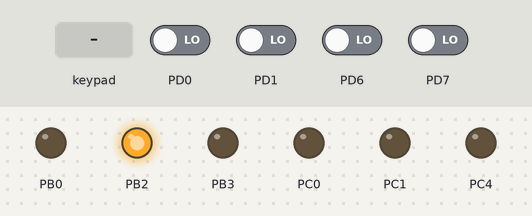
The program below on a simulated ATmega32, built with avr-gcc and emulated at 16 MHz. Parts: output pins drawn as LEDs (lit = HIGH). Wiring (inferred from the names in the program): 4×4 keypad with keys 7 8 9 / 4 5 6 * 1 2 3 - C 0 = +: rows PB4, PB5, PB6, PB7; columns PD2, PD3, PD4, PD5. The inputs (shaded band) are chosen by the test bench; at power-on: PD0, PD1, PD6, PD7 LOW. Pins used as bus, display or sensor lines are not drawn.

Above: at 1.2 s.
1.3 s: keypad keys 5 1 1 2 0 pressed 0.4 s apart
At 4.0 s:
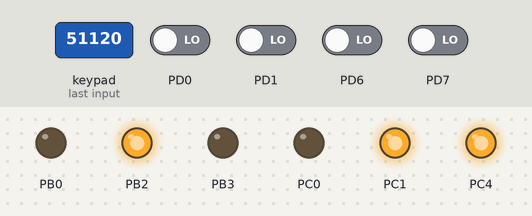
Timing chart, 0 to 5.5 s (numbered marks = the images above; inputs shaded):
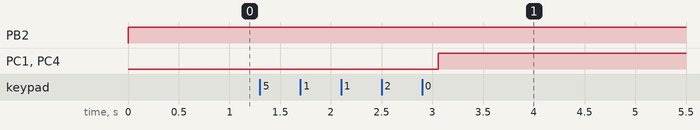

The program:

main.c
```c
#include"../5-LIB/TYPEDEF.h"
#include"../1-MCAL/DIO/DIO_interface.h"
#include"../2-HAL/LCD/LCD_Interface.h"
#include"../2-HAL/Keybad/Keybad_Interface.h"
#include<util/delay.h>
#define F_CPU 16000000UL

/* Set your own password */
#define PasswordLength      5
#define Password          "51120"

int main(void){
	DIO_enu_Init();
	LCD_enu_Init();
	u8 savedPass[] = Password , pass[PasswordLength], Index=0, checkCounter = 0;
	u8 flag = 0;
	LCD_enu_SendString("Hello, User :)");
	_delay_ms(20);
	LCD_enu_Clear();
	LCD_enu_SendString("Enter Password:");
	LCD_enu_SetCursor(1, 0);
	DIO_enu_SetPinValue(DIO_U8_PORTC, DIO_U8_PIN5, DIO_U8_HIGH);
	_delay_ms(60);
	DIO_enu_SetPinValue(DIO_U8_PORTC, DIO_U8_PIN5, DIO_U8_LOW);
	while(1){
		u8 key=0;
		Keypad_enu_getKey(&key);
		if(key != KEYPAD_U8_NO_KEY_PRESSED){
			LCD_enu_SendChar('*');
			//Turn on Buzzer While Entering password
			DIO_enu_SetPinValue(DIO_U8_PORTC, DIO_U8_PIN5, DIO_U8_HIGH);
				_delay_ms(1);
			DIO_enu_SetPinValue(DIO_U8_PORTC, DIO_U8_PIN5, DIO_U8_LOW);
			pass[Index] = key;
			Index++;
			checkCounter++;
		}
		if(checkCounter == PasswordLength){
			for(int j =0 ;j<PasswordLength ; j++){
				if(pass[j] != savedPass[j]){
					flag = 1;
					break;
				}
			}
			if (flag){
				Index =0;
				checkCounter =0;
				flag = 0;
				LCD_enu_Clear();
				LCD_enu_SendString("Wrong Password");
				//Turn on Red Led
				DIO_enu_SetPinValue(DIO_U8_PORTC, DIO_U8_PIN0, DIO_U8_HIGH);
				_delay_ms(20);
				LCD_enu_Clear();
				LCD_enu_SendString("Enter Password:");
				LCD_enu_SetCursor(1, 0);

			}else{
				LCD_enu_Clear();
				LCD_enu_SendString("Welcome :)");
				LCD_enu_SetCursor(1, 0);
				LCD_enu_SendString("Have a nice day");
				//Turn on Green Led and Toggle Relay
				DIO_enu_SetPinValue(DIO_U8_PORTC, DIO_U8_PIN0, DIO_U8_LOW);
				DIO_enu_SetPinValue(DIO_U8_PORTC, DIO_U8_PIN1, DIO_U8_HIGH);
				DIO_enu_SetPinValue(DIO_U8_PORTC, DIO_U8_PIN4, DIO_U8_HIGH);
				_delay_ms(100);
			}
		}

	}
	return 0;
}
```

ERROR_STATE.h
```c
#ifndef ERROR_STATE_H
#define ERROR_STATE_H

typedef enum {
        SATE_NOT_OK ,
        SATE_OK
}ES_t;


#endif
```

TYPEDEF.h
```c
#ifndef  TYPEDEF_H
#define  TYPEDEF_H

typedef unsigned char       u8 ;
typedef unsigned short int  u16;
typedef unsigned long int   u32;

typedef signed char         s8;
typedef signed short int    s16;
typedef signed long int   	s32;

typedef float               f32;
typedef double              f64;

#define NULL               ((void *)0)

#endif
```

Keybad_Config.h
```c
/****************************************************************************/
/************* Name    :   Mahmoud Samy *************************************/
/************* Date    :   2023-07-06   *************************************/
/************* SWC     :   Keypad       *************************************/
/************* Version :   1.0          *************************************/
/****************************************************************************/
#ifndef KEYPAD_CONFIG_H
#define KEYPAD_CONFIG_H

/*Options for Ports: 1- DIO_U8_PORTA
                     2- DIO_U8_PORTB
                     3- DIO_U8_PORTC
                     4- DIO_U8_PORTD
*/

/*Options For Pins:  1- DIO_U8_PIN0
                     2- DIO_U8_PIN1
                     3- DIO_U8_PIN2
                     4- DIO_U8_PIN3
                     5- DIO_U8_PIN4
                     6- DIO_U8_PIN5
                     7- DIO_U8_PIN6
                     8- DIO_U8_PIN7
*/
/*********** Configure Your Keys *************/
#define KEYPAD_KEYS                     {{'7','8','9','/'},\
                                         {'4','5','6','*'},\
                                         {'1','2','3','-'},\
                                         {'C','0','=','+'}}
/*********** Configure Rows Port and Pins *************/
#define KEYPAD_U8_ROWS_PORT             DIO_U8_PORTB
#define KEYPAD_U8_ROW1_PIN              DIO_U8_PIN4
#define KEYPAD_U8_ROW2_PIN              DIO_U8_PIN5
#define KEYPAD_U8_ROW3_PIN              DIO_U8_PIN6
#define KEYPAD_U8_ROW4_PIN              DIO_U8_PIN7
/*********** Configure Columns Port and Pins *************/
#define KEYPAD_U8_COLUMNS_PORT          DIO_U8_PORTD
#define KEYPAD_U8_COLUMN1_PIN           DIO_U8_PIN2
#define KEYPAD_U8_COLUMN2_PIN           DIO_U8_PIN3
#define KEYPAD_U8_COLUMN3_PIN           DIO_U8_PIN4
#define KEYPAD_U8_COLUMN4_PIN           DIO_U8_PIN5


#endif
```

LCD_Config.h
```c
/****************************************************************************/
/************* Name    :   Mahmoud Samy *************************************/
/************* Date    :   2023-05-03   *************************************/
/************* SWC     :   LCD          *************************************/
/************* Version :   1.0          *************************************/
/****************************************************************************/
#ifndef LCD_CONFIG_H
#define LCD_CONFIG_H

/*Options for Ports: 1- DIO_U8_PORTA
                     2- DIO_U8_PORTB
                     3- DIO_U8_PORTC
                     4- DIO_U8_PORTD */


/*Options For Pins:  1- DIO_U8_PIN0
                     2- DIO_U8_PIN1
                     3- DIO_U8_PIN2
                     4- DIO_U8_PIN3
                     5- DIO_U8_PIN4
                     6- DIO_U8_PIN5
                     7- DIO_U8_PIN6
                     8- DIO_U8_PIN7 */

/*Options for Mode: 1- LCD_U8_MODE_8BIT
                    2- LCD_U8_MODE_4BIT */

#define LCD_U8_MODE             LCD_U8_MODE_4BIT
/**********************Control Port & Pins****************************/
#define LCD_U8_RS_PORT          DIO_U8_PORTA
#define LCD_U8_RW_PORT          DIO_U8_PORTA
#define LCD_U8_E_PORT           DIO_U8_PORTA
#define LCD_U8_RS_PIN           DIO_U8_PIN1
#define LCD_U8_RW_PIN           DIO_U8_PIN0
#define LCD_U8_E_PIN            DIO_U8_PIN2
/**********************Data Port & Pins****************************/
#define LCD_U8_DATA_PORT        DIO_U8_PORTA
#define D7						DIO_U8_PIN6
#define D6						DIO_U8_PIN5
#define D5						DIO_U8_PIN4
#define D4						DIO_U8_PIN3
#define D3						DIO_U8_PIN7
#define D2						DIO_U8_PIN7
#define D1						DIO_U8_PIN7
#define D0						DIO_U8_PIN7


#endif
```

Keybad_Interface.h
```c
/****************************************************************************/
/************* Name    :   Mahmoud Samy *************************************/
/************* Date    :   2023-07-06   *************************************/
/************* SWC     :   Keypad       *************************************/
/************* Version :   1.0          *************************************/
/****************************************************************************/
#ifndef KEYPAD_INTERFACE_H
#define KEYPAD_INTERFACE_H
#include"../../5-LIB/TYPEDEF.h"
#include"../../5-LIB/ERROR_STATE.h"


#define KEYPAD_U8_NO_KEY_PRESSED      0xff


ES_t Keypad_enu_getKey(u8 * Copy_pu8_ReturnedKey);


#endif
```

Keybad_Program.c
```c
/****************************************************************************/
/************* Name    :   Mahmoud Samy *************************************/
/************* Date    :   2023-07-06   *************************************/
/************* SWC     :   Keypad       *************************************/
/************* Version :   1.0          *************************************/
/****************************************************************************/
/*LIB*/
#include"../../5-LIB/ERROR_STATE.h"
#include"../../5-LIB/BIT_MATH.h"
#include"../../5-LIB/TYPEDEF.h"
#define F_CPU 16000000UL
#include<util/delay.h>
/*MCAL*/
#include"../../1-MCAL/DIO/DIO_interface.h"
/*HAL*/
#include"Keybad_Private.h"
#include"Keybad_Config.h"

const u8 Keypad_Au8_Keys[4][4]  = KEYPAD_KEYS;
const u8 Keypad_Au8_RowsPins[4] = {KEYPAD_U8_ROW1_PIN,KEYPAD_U8_ROW2_PIN,KEYPAD_U8_ROW3_PIN,KEYPAD_U8_ROW4_PIN};
const u8 Keypad_Au8_ColsPins[4] = {KEYPAD_U8_COLUMN1_PIN,KEYPAD_U8_COLUMN2_PIN,KEYPAD_U8_COLUMN3_PIN,KEYPAD_U8_COLUMN4_PIN};

ES_t Keypad_enu_getKey(u8 *Copy_pu8_ReturnedKey)
{
    u8 Local_u8_errorState = SATE_OK,Local_u8_rowsCounter, Local_u8_colsCounter, Local_u8_ReturnedState=0 ,Local_u8_Flag = 0;
    if (Copy_pu8_ReturnedKey != NULL)
    {
    	*Copy_pu8_ReturnedKey = NO_KEY_PRESSED;
        /*Activate Each Row*/
        for (Local_u8_rowsCounter = 0; Local_u8_rowsCounter < 4; Local_u8_rowsCounter++)
        {
            DIO_enu_SetPinValue(KEYPAD_U8_ROWS_PORT, Keypad_Au8_RowsPins[Local_u8_rowsCounter], DIO_U8_LOW);
            /*Check Which Input Pin Has Zero*/
            for (Local_u8_colsCounter = 0; Local_u8_colsCounter < 4; Local_u8_colsCounter++)
            {
                DIO_enu_GetPinValue(KEYPAD_U8_COLUMNS_PORT, Keypad_Au8_ColsPins[Local_u8_colsCounter], &Local_u8_ReturnedState);
                if (!Local_u8_ReturnedState) // Switch is Pressed
                {
                	// Bouncing Handling
                	_delay_ms(20);
                    DIO_enu_GetPinValue(KEYPAD_U8_COLUMNS_PORT, Keypad_Au8_ColsPins[Local_u8_colsCounter], &Local_u8_ReturnedState);
                    // Check if pin still low
                    while (!Local_u8_ReturnedState)
                    {
                        DIO_enu_GetPinValue(KEYPAD_U8_COLUMNS_PORT, Keypad_Au8_ColsPins[Local_u8_colsCounter], &Local_u8_ReturnedState);
                    }
                    *Copy_pu8_ReturnedKey = Keypad_Au8_Keys[Local_u8_rowsCounter][Local_u8_colsCounter];
                    Local_u8_Flag = 1;
                    break;
                }
            }
            //Deactivate the current Row
            DIO_enu_SetPinValue(KEYPAD_U8_ROWS_PORT, Keypad_Au8_RowsPins[Local_u8_rowsCounter], DIO_U8_HIGH);
            if(Local_u8_Flag)
            {
                break;
            }
        }
    }
    else
    {
        Local_u8_errorState = SATE_NOT_OK;
    }
    return Local_u8_errorState;
}
//	/*Configure Rows And Columns Pins*/
//	for(u8 Local_u8_iterator=0;Local_u8_iterator<4;Local_u8_iterator++){
//		DIO_enu_SetPinDirection(KEYPAD_U8_ROWS_PORT, Keypad_Au8_RowsPins[Local_u8_iterator], DIO_U8_OUTPUT);
//		DIO_enu_SetPinValue(KEYPAD_U8_ROWS_PORT, Keypad_Au8_RowsPins[Local_u8_iterator], DIO_U8_HIGH);
//		DIO_enu_SetPinDirection(KEYPAD_U8_COLUMNS_PORT, Keypad_Au8_ColsPins[Local_u8_iterator], DIO_U8_INPUT);
//		DIO_enu_SetPinValue(KEYPAD_U8_COLUMNS_PORT, Keypad_Au8_ColsPins[Local_u8_iterator], DIO_U8_HIGH);
//	}
```

LCD_Interface.h
```c
/****************************************************************************/
/************* Name    :   Mahmoud Samy *************************************/
/************* Date    :   2023-05-03   *************************************/
/************* SWC     :   LCD          *************************************/
/************* Version :   1.0          *************************************/
/****************************************************************************/
#ifndef LCD_INTERFACE_H
#define LCD_INTERFACE_H
#include"../../5-LIB/TYPEDEF.h"
#include"../../5-LIB/ERROR_STATE.h"

#define LCD_U8_CHAR0                          0
#define LCD_U8_CHAR1                          1
#define LCD_U8_CHAR2                          2
#define LCD_U8_CHAR3                          3
#define LCD_U8_CHAR4                          4
#define LCD_U8_CHAR5                          5
#define LCD_U8_CHAR6                          6
#define LCD_U8_CHAR7                          7

ES_t LCD_enu_Init(void);

ES_t LCD_enu_SendCmnd(u8 Copy_u8_Cmdn);

ES_t LCD_enu_SendChar(u8 Copy_u8_Char);

ES_t LCD_enu_SendString(u8 * Copy_pu8_String);

ES_t LCD_enu_SendNum(u32 Copy_u32_Num);

ES_t LCD_enu_SetCursor(u8 Copy_u8_LineNum,u8 Copy_u8_Location);

ES_t LCD_enu_Clear(void);

ES_t LCD_enu_CreateCustomChar(u8 Copy_u8_Location,u8 * Copy_pu8_CharArray);


#endif
```

DIO_config.h
```c
/****************************************************************************/
/************* Name    :   Mahmoud Samy *************************************/
/************* Date    :   2023-04-27   *************************************/
/************* SWC     :   DIO          *************************************/
/************* Version :   1.0          *************************************/
/****************************************************************************/
#ifndef DIO_CONFIG_H
#define DIO_CONFIG_H
/*Initial Directions For All Pins*/
/*Options: DIO_U8_INITIAL_OUTPUT
           DIO_U8_INITIAL_INPUT*/
/*PORTA*/
#define DIO_U8_PA0_INITIAL_DIRECTION                    DIO_U8_INITIAL_OUTPUT
#define DIO_U8_PA1_INITIAL_DIRECTION                    DIO_U8_INITIAL_OUTPUT
#define DIO_U8_PA2_INITIAL_DIRECTION                    DIO_U8_INITIAL_OUTPUT
#define DIO_U8_PA3_INITIAL_DIRECTION                    DIO_U8_INITIAL_OUTPUT
#define DIO_U8_PA4_INITIAL_DIRECTION                    DIO_U8_INITIAL_OUTPUT
#define DIO_U8_PA5_INITIAL_DIRECTION                    DIO_U8_INITIAL_OUTPUT
#define DIO_U8_PA6_INITIAL_DIRECTION                    DIO_U8_INITIAL_OUTPUT
#define DIO_U8_PA7_INITIAL_DIRECTION                    DIO_U8_INITIAL_INPUT
/*PORTB*/
#define DIO_U8_PB0_INITIAL_DIRECTION                    DIO_U8_INITIAL_OUTPUT
#define DIO_U8_PB1_INITIAL_DIRECTION                    DIO_U8_INITIAL_INPUT
#define DIO_U8_PB2_INITIAL_DIRECTION                    DIO_U8_INITIAL_OUTPUT
#define DIO_U8_PB3_INITIAL_DIRECTION                    DIO_U8_INITIAL_OUTPUT
#define DIO_U8_PB4_INITIAL_DIRECTION                    DIO_U8_INITIAL_OUTPUT
#define DIO_U8_PB5_INITIAL_DIRECTION                    DIO_U8_INITIAL_OUTPUT
#define DIO_U8_PB6_INITIAL_DIRECTION                    DIO_U8_INITIAL_OUTPUT
#define DIO_U8_PB7_INITIAL_DIRECTION                    DIO_U8_INITIAL_OUTPUT
/*PORTC*/
#define DIO_U8_PC0_INITIAL_DIRECTION                    DIO_U8_INITIAL_OUTPUT
#define DIO_U8_PC1_INITIAL_DIRECTION                    DIO_U8_INITIAL_OUTPUT
#define DIO_U8_PC2_INITIAL_DIRECTION                    DIO_U8_INITIAL_INPUT
#define DIO_U8_PC3_INITIAL_DIRECTION                    DIO_U8_INITIAL_INPUT
#define DIO_U8_PC4_INITIAL_DIRECTION                    DIO_U8_INITIAL_OUTPUT
#define DIO_U8_PC5_INITIAL_DIRECTION                    DIO_U8_INITIAL_INPUT
#define DIO_U8_PC6_INITIAL_DIRECTION                    DIO_U8_INITIAL_INPUT
#define DIO_U8_PC7_INITIAL_DIRECTION                    DIO_U8_INITIAL_INPUT
/*PORTD*/
#define DIO_U8_PD0_INITIAL_DIRECTION                    DIO_U8_INITIAL_INPUT
#define DIO_U8_PD1_INITIAL_DIRECTION                    DIO_U8_INITIAL_INPUT
#define DIO_U8_PD2_INITIAL_DIRECTION                    DIO_U8_INITIAL_INPUT
#define DIO_U8_PD3_INITIAL_DIRECTION                    DIO_U8_INITIAL_INPUT
#define DIO_U8_PD4_INITIAL_DIRECTION                    DIO_U8_INITIAL_INPUT
#define DIO_U8_PD5_INITIAL_DIRECTION                    DIO_U8_INITIAL_INPUT
#define DIO_U8_PD6_INITIAL_DIRECTION                    DIO_U8_INITIAL_INPUT
#define DIO_U8_PD7_INITIAL_DIRECTION                    DIO_U8_INITIAL_INPUT
/*Initial Values For All Pins*/
/*Options: DIO_U8_OUTPUT_HIGH
           DIO_U8_OUTPUT_LOW
           DIO_U8_INPUT_FLOATING
           DIO_U8_INPUT_PULLUP
           */
/*PORTA*/
#define DIO_U8_PA0_INITIAL_VALUE                        DIO_U8_OUTPUT_LOW
#define DIO_U8_PA1_INITIAL_VALUE                        DIO_U8_OUTPUT_LOW
#define DIO_U8_PA2_INITIAL_VALUE                        DIO_U8_OUTPUT_LOW
#define DIO_U8_PA3_INITIAL_VALUE                        DIO_U8_OUTPUT_LOW
#define DIO_U8_PA4_INITIAL_VALUE                        DIO_U8_OUTPUT_LOW
#define DIO_U8_PA5_INITIAL_VALUE                        DIO_U8_OUTPUT_LOW
#define DIO_U8_PA6_INITIAL_VALUE                        DIO_U8_OUTPUT_LOW
#define DIO_U8_PA7_INITIAL_VALUE                        DIO_U8_INPUT_FLOATING
/*PORTB*/
#define DIO_U8_PB0_INITIAL_VALUE                        DIO_U8_OUTPUT_LOW
#define DIO_U8_PB1_INITIAL_VALUE                        DIO_U8_INPUT_FLOATING
#define DIO_U8_PB2_INITIAL_VALUE                        DIO_U8_OUTPUT_HIGH
#define DIO_U8_PB3_INITIAL_VALUE                        DIO_U8_OUTPUT_LOW
#define DIO_U8_PB4_INITIAL_VALUE                        DIO_U8_OUTPUT_HIGH
#define DIO_U8_PB5_INITIAL_VALUE                        DIO_U8_OUTPUT_HIGH
#define DIO_U8_PB6_INITIAL_VALUE                        DIO_U8_OUTPUT_HIGH
#define DIO_U8_PB7_INITIAL_VALUE                        DIO_U8_OUTPUT_HIGH
/*PORTC*/
#define DIO_U8_PC0_INITIAL_VALUE                        DIO_U8_INPUT_FLOATING
#define DIO_U8_PC1_INITIAL_VALUE                        DIO_U8_INPUT_FLOATING
#define DIO_U8_PC2_INITIAL_VALUE                        DIO_U8_INPUT_FLOATING
#define DIO_U8_PC3_INITIAL_VALUE                        DIO_U8_INPUT_FLOATING
#define DIO_U8_PC4_INITIAL_VALUE                        DIO_U8_OUTPUT_LOW
#define DIO_U8_PC5_INITIAL_VALUE                        DIO_U8_INPUT_FLOATING
#define DIO_U8_PC6_INITIAL_VALUE                        DIO_U8_INPUT_FLOATING
#define DIO_U8_PC7_INITIAL_VALUE                        DIO_U8_INPUT_FLOATING
/*PORTD*/
#define DIO_U8_PD0_INITIAL_VALUE                        DIO_U8_INPUT_FLOATING
#define DIO_U8_PD1_INITIAL_VALUE                        DIO_U8_INPUT_FLOATING
#define DIO_U8_PD2_INITIAL_VALUE                        DIO_U8_INPUT_PULLUP
#define DIO_U8_PD3_INITIAL_VALUE                        DIO_U8_INPUT_PULLUP
#define DIO_U8_PD4_INITIAL_VALUE                        DIO_U8_INPUT_PULLUP
#define DIO_U8_PD5_INITIAL_VALUE                        DIO_U8_INPUT_PULLUP
#define DIO_U8_PD6_INITIAL_VALUE                        DIO_U8_INPUT_FLOATING
#define DIO_U8_PD7_INITIAL_VALUE                        DIO_U8_INPUT_FLOATING


#endif
```

Keybad_Private.h
```c
/****************************************************************************/
/************* Name    :   Mahmoud Samy *************************************/
/************* Date    :   2023-07-06   *************************************/
/************* SWC     :   Keypad       *************************************/
/************* Version :   1.0          *************************************/
/****************************************************************************/

#ifndef KEYPAD_PRIVATE_H
#define KEYPAD_PRIVATE_H


#define NO_KEY_PRESSED      0xff


#endif
```

BIT_MATH.h
```c
#ifndef  BIT_MAITH_H
#define  BIT_MAITH_H


#define SET_BIT(REG,BITNO)  REG |= (1<<BITNO)
#define GET_BIT(REG,BITNO)  ((REG>>BITNO) & 1)
#define CLR_BIT(REG,BITNO)  REG &= (~(1<<BITNO))
#define TOG_BIT(REG,BITNO)  REG ^= (1<<BITNO)


#endif
```

Source omitted: LCD_Program.c (8418 bytes), DIO_interface.h (1723 bytes), DIO_private.h (2271 bytes), DIO_program.c (10187 bytes), LCD_Private.h (1745 bytes)

Measured:
- after the input at 1.3 s, PC1, PC4: LOW → HIGH after 1.8 s
